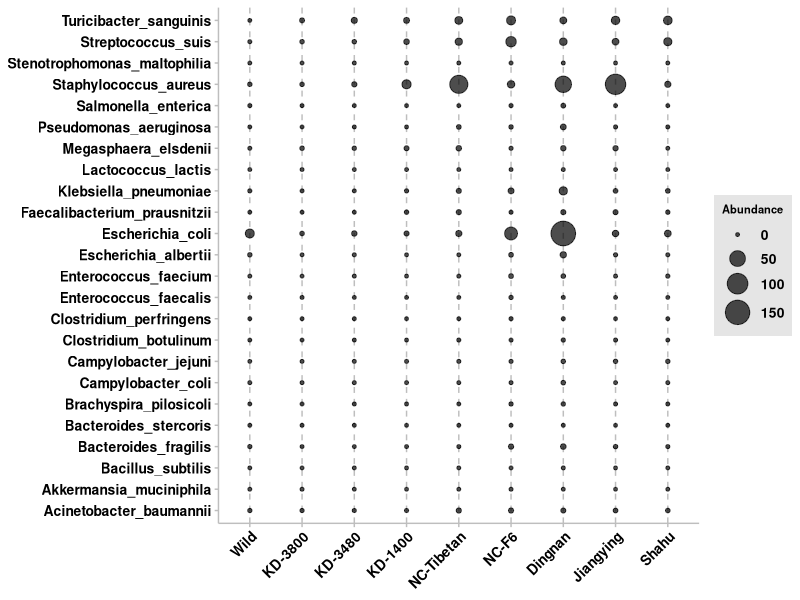

Here is the R script that generated this plot:
########the abundance variation of ARGs in 24 species in nine pig farms #########
species.data <- read.table(file = "farm_species_abun.xls",header=T,check.names=F,sep="\t")
library(reshape2)
melt <- melt(species.data,id.vars="species")
names(melt) <- c("species","Farm","Abundance")
melt$Farm <- factor(melt$Farm,levels = c("Wild","KD-3800","KD-3480","KD-1400","NC-Tibetan","NC-F6","Dingnan","Jiangying","Shahu"))


#Bubble chart
library(ggplot2)
mytheme <- theme_minimal()+
  theme(
    panel.grid.major.y=element_blank(),
    panel.grid.minor.y=element_blank(),
    axis.text.x = element_text(angle = 45, hjust = 1),
    plot.title=element_text(hjust =0.5),
    axis.line.y=element_line(linetype=1,color='grey'),
    axis.line.x=element_line(linetype=1,color='grey'),
    axis.ticks = element_line(linetype=2,color='grey'),
    panel.grid=element_line(linetype=2,color='grey'),
    legend.background = element_rect(fill="gray90", size=0,color='white'),
    legend.text=element_text(face="bold",size=10),
    legend.title=element_text(face="bold",size=8),
    axis.text=element_text(face="bold",size=10,colour = "black")
  )


tiff(filename = "species24.Farm.AMR_Abun.tif",width = 3500,height = 4000,res=600,compression="lzw")
ggplot(data=melt, mapping=aes(x=Farm,y=species))+
  geom_point(stat = "identity",aes(size=Abundance),alpha=0.7,show.legend = TRUE)+
  labs(x=NULL,y=NULL)+
  scale_size(range = c(1, 8))+
  mytheme
dev.off()



